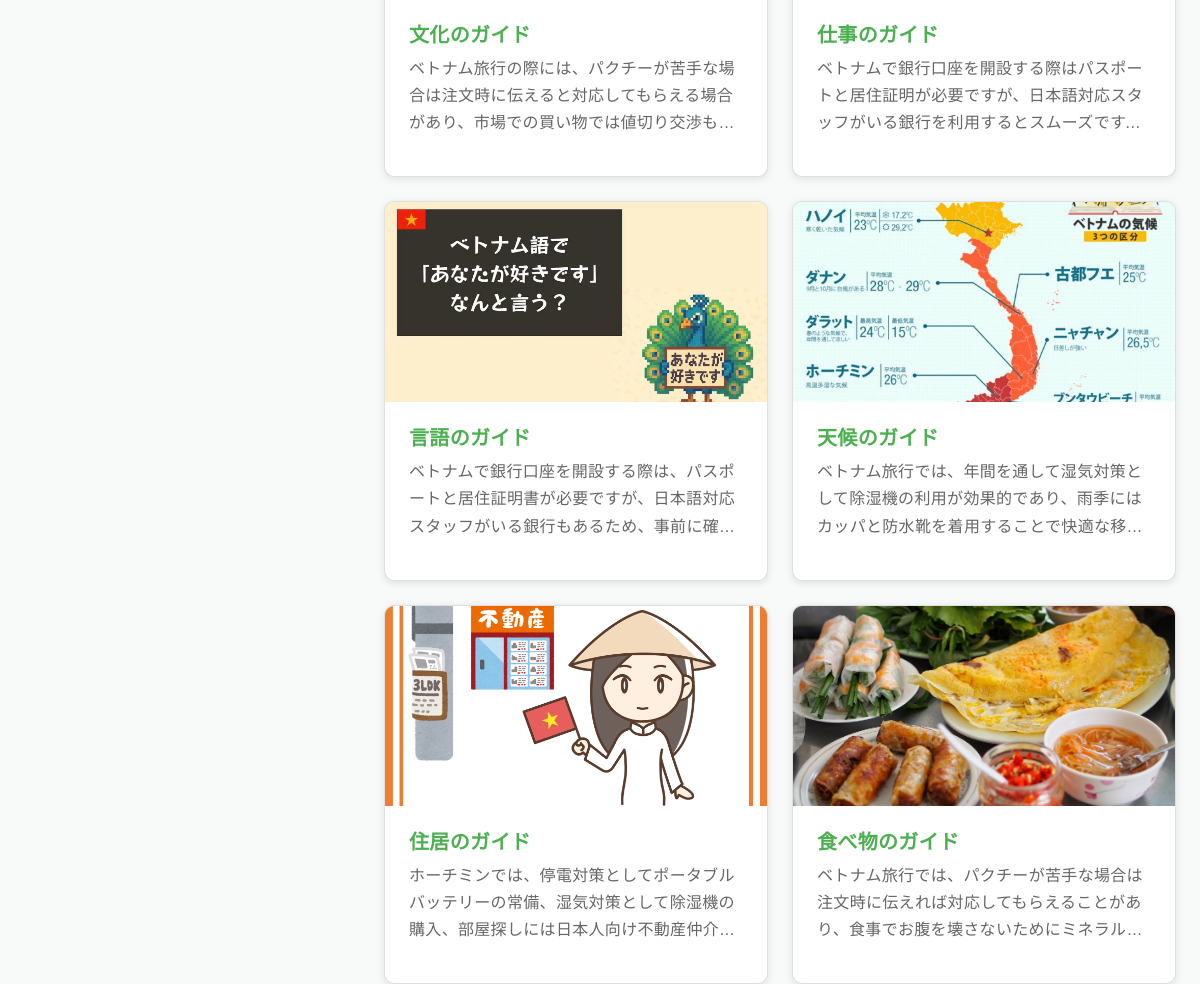
/general/ (lower part), run on an earlier commit of the app's database.
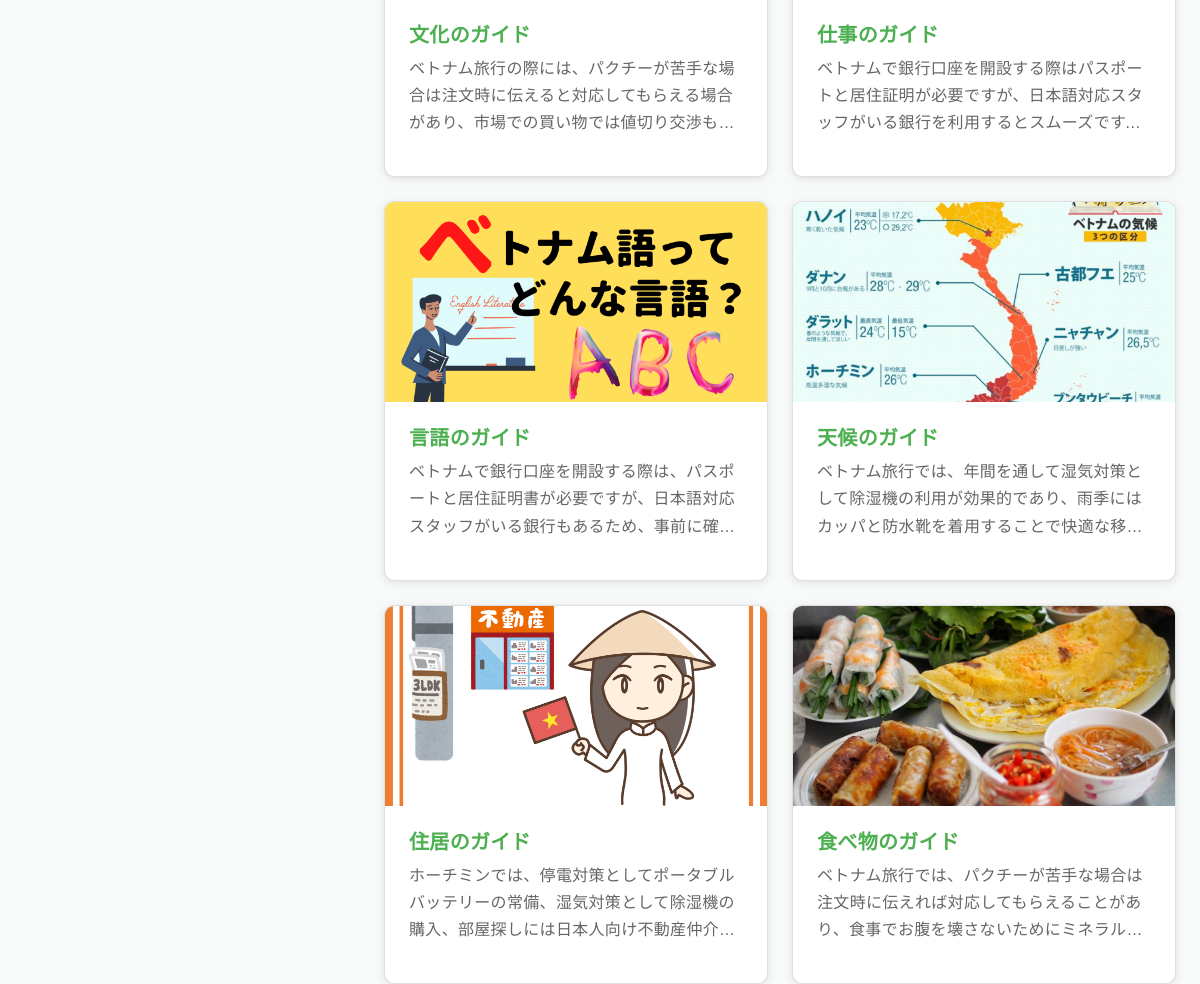
And on a later commit of the database.
### app1/models.py (models this page shows, shortened)
class GuideBook(models.Model):
    id=models.UUIDField(primary_key=True,default=uuid.uuid4,editable=False)
    title=models.TextField(verbose_name="タイトル")
    body=models.TextField(verbose_name="本文")
    tag=models.ManyToManyField('Tags',verbose_name="tag",blank=True)
    created=models.DateTimeField(null=True,auto_now_add=True,verbose_name="作成時間")
    articles=models.IntegerField(null=True,verbose_name="参照した投稿の数")
    picture=models.ImageField(upload_to="app1/picture/",null=True,blank=True,verbose_name="picture")
    summary=models.TextField(null=True,verbose_name="要約")

### app1/views.py (the view)
class GeneralView(View):
    def get(self, request):
        tags = Tags.objects.all()
        tag_id = request.GET.getlist('tag')
        keyword = request.GET.get('q')
        guidebooks = GuideBook.objects.all()
        if tag_id:
            for tid in tag_id:
                guidebooks = guidebooks.filter(tag__id=tid)
            guidebooks = guidebooks.distinct()
        if keyword:
            guidebooks = guidebooks.filter(Q(title__icontains=keyword) | Q(body__icontains=keyword))
        context = {
            'tags': tags,
            'guidebooks' :guidebooks
        }
        return render(request, 'app1/general.html', context)

### templates/app1/general.html (shortened to what this page needs)
<!DOCTYPE html>
<html lang="ja">
<head>
    <link rel="stylesheet" href="https://cdnjs.cloudflare.com/ajax/libs/font-awesome/6.0.0-beta3/css/all.min.css">
    <link rel="stylesheet" href="https://cdn.jsdelivr.net/npm/bootstrap@4.1.3/dist/css/bootstrap.min.css">
    <link rel="stylesheet" href="https://cdnjs.cloudflare.com/ajax/libs/font-awesome/6.4.0/css/all.min.css">
    {% load static %}
    <link rel="stylesheet" href="{% static 'app1/css/style.css' %}">
</head>
<body>
    <main class="container">
        <div class="page-content-wrapper">
            <div class="content">
                <div class="card-list">
                    {% for guidebook in guidebooks %}
                    {% for tag in guidebook.tag.all %}
                     <a href="/general/detail/{{tag.name}}" style="text-decoration: none;">
                    {% endfor %}
                                    <div class="card">
                        {% if guidebook.picture %}
                        <img src="{{guidebook.picture.url}}" alt="画像" class="card-image" style="background-color: #c1ffe0;">
                        {% else %}
                        <img src="" alt="画像" class="card-image" style="background-color: #c1ffe0;">
                        {% endif %}
                        <div class="card-content">
                            <h3 class="card-title">{{guidebook.title}}</h3>
                            <div class="card-description">
                                {{guidebook.body}}
                            </div>
                        </div>
                    </div>
                    </a>
                    {% endfor %}
                </div>
            </div>
        </div>
    </main>
</body>
</html>

### app1/static/app1/css/style.css (style rules this page uses)
body { font-family: 'Noto Sans JP', 'Hiragino Kaku Gothic ProN', 'Hiragino Sans', Meiryo, sans-serif; margin: 0; padding: 0; background-color: #f8fafa; color: #2c3e50; line-height: 1.7; font-size: 16px; letter-spacing: 0.02em; }
.container { padding-top: 90px; padding-left: 1.5rem; padding-right: 1.5rem; max-width: 1400px; margin: 0 auto; }
.page-content-wrapper { display: flex; gap: 2.5rem; margin-top: 2rem; }
.card-list { display: grid; gap: 1.5rem; grid-template-columns: repeat(auto-fill, minmax(300px, 1fr)); }
.card { background-color: #fff; border-radius: 10px; box-shadow: 0 2px 8px rgba(0, 0, 0, 0.1); cursor: pointer; overflow: hidden; transition: transform 0.2s ease, box-shadow 0.2s ease; }
.card img { width: 100%; height: 200px; object-fit: cover; display: block; }
.card-content { padding: 1.5rem; }
.card-title { font-size: 1.25rem; font-weight: bold; color: #4CAF50; margin-bottom: 0.5rem; }
.card-description { font-size: 1rem; color: #666; margin-bottom: 1rem; display: -webkit-box; -webkit-line-clamp: 3; line-clamp: 3; -webkit-box-orient: vertical; overflow: hidden; text-overflow: ellipsis; }

What changed in the data, as far as the page shows it:
changed GuideBook "言語のガイド": picture: a different picture
